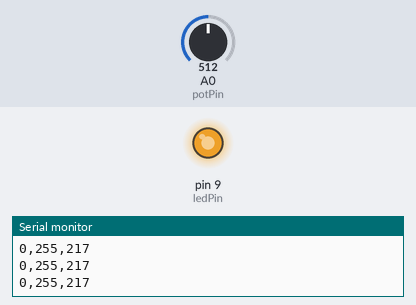
Bench run of a sketch on a simulated Arduino Uno, built with avr-gcc and run on an emulated ATmega328P. On the bench: output pins drawn as LEDs (lit = HIGH), the last lines printed to the serial monitor. Inputs (shaded band) come from the test bench; at power-on: A0 (potPin) = 512.

Above: at 1.2 s.
1.3 s: A0 (potPin) set to 306
At 2.5 s:
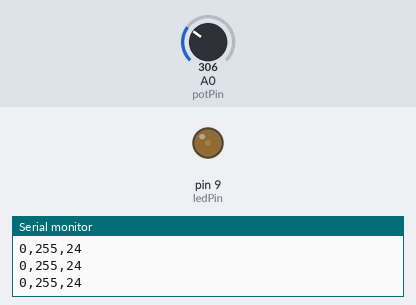
2.8 s: A0 (potPin) set to 245
At 3.5 s:
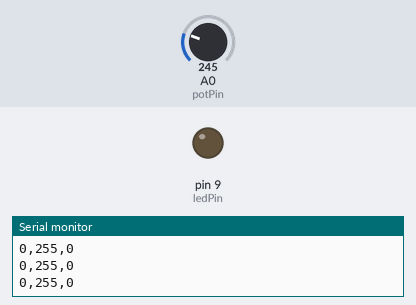
Timing chart, 0 to 5.8 s (numbered marks = the images above; inputs shaded):
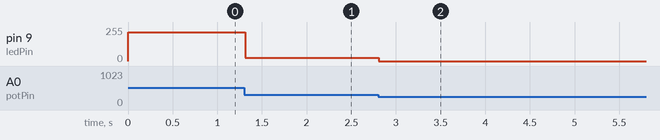

Measured:
- after the input at 1.3 s, pin 9 (ledPin): 217/255 → 24/255 at once
- after the input at 2.8 s, pin 9 (ledPin): 24/255 → 0/255 at once

The sketch:

TallerSensores_practica.ino
```cpp
// Declaración de pines
const int potPin = A0;
const int ledPin = 9;

// Variables eléctricas
float Rf_min = 29.0, Rf_max = 90, R = 34.0;

// Rangos de lectura
int lectura_min = R/(R+Rf_max) * 1023;
int lectura_max = R/(R+Rf_min) * 1023;
int salida_min = 0, salida_max = 255;

void setup() {
  Serial.begin(9600);
  pinMode(potPin, INPUT);
  pinMode(ledPin, OUTPUT);
}

void loop() {
  // Medición: tomar el dato "crudo" del sensor
  int potValue = analogRead(potPin);

  // Ajuste de escala: traducir el dato crudo al rango que deseemos
  potValue = map(potValue, lectura_min, lectura_max, salida_min, salida_max);

  // Saturación: se asegura que la señal no exceda el rango de 0 a 255 para el PWM
  potValue = (potValue>255)? 255 : potValue;
  potValue = (potValue<0)? 0 : potValue;

  // Iluminar el LED y graficar
  analogWrite(ledPin, potValue);

  Serial.print(salida_min); Serial.print(",");
  Serial.print(salida_max); Serial.print(",");
  Serial.println(potValue);

  delay(5);
}
```
